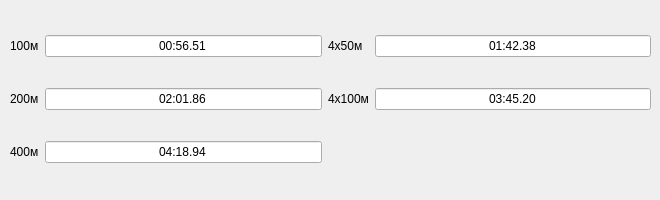
         <widget class="QWidget" name="tab_32">
          <attribute name="title">
           <string>Жінки</string>
          </attribute>
          <widget class="QWidget" name="layoutWidget">
           <property name="geometry">
            <rect>
             <x>10</x>
             <y>10</y>
             <width>641</width>
             <height>181</height>
            </rect>
           </property>
           <layout class="QGridLayout" name="gridLayout_5">
            <item row="0" column="0">
             <widget class="QLabel" name="label_126">
              <property name="text">
               <string>100м</string>
              </property>
             </widget>
            </item>
            <item row="0" column="1">
             <widget class="QLineEdit" name="lineEdit_25m_complex_women100">
              <property name="text">
               <string>00:56.51</string>
              </property>
              <property name="alignment">
               <set>Qt::AlignCenter</set>
              </property>
             </widget>
            </item>
            <item row="0" column="2">
             <widget class="QLabel" name="label_125">
              <property name="text">
               <string>4х50м</string>
              </property>
             </widget>
            </item>
            <item row="0" column="3">
             <widget class="QLineEdit" name="lineEdit_25m_complex_women4x50">
              <property name="text">
               <string>01:42.38</string>
              </property>
              <property name="alignment">
               <set>Qt::AlignCenter</set>
              </property>
             </widget>
            </item>
            <item row="1" column="0">
             <widget class="QLabel" name="label_128">
              <property name="text">
               <string>200м</string>
              </property>
             </widget>
            </item>
            <item row="1" column="1">
             <widget class="QLineEdit" name="lineEdit_25m_complex_women200">
              <property name="text">
               <string>02:01.86</string>
              </property>
              <property name="alignment">
               <set>Qt::AlignCenter</set>
              </property>
             </widget>
            </item>
            <item row="1" column="2">
             <widget class="QLabel" name="label_127">
              <property name="text">
               <string>4х100м</string>
              </property>
             </widget>
            </item>
            <item row="1" column="3">
             <widget class="QLineEdit" name="lineEdit_25m_complex_women4x100">
              <property name="text">
               <string>03:45.20</string>
              </property>
              <property name="alignment">
               <set>Qt::AlignCenter</set>
              </property>
             </widget>
            </item>
            <item row="2" column="0">
             <widget class="QLabel" name="label_130">
              <property name="text">
               <string>400м</string>
              </property>
             </widget>
            </item>
            <item row="2" column="1">
             <widget class="QLineEdit" name="lineEdit_25m_complex_women400">
              <property name="text">
               <string>04:18.94</string>
              </property>
              <property name="alignment">
               <set>Qt::AlignCenter</set>
              </property>
             </widget>
            </item>
           </layout>
          </widget>
         </widget>
